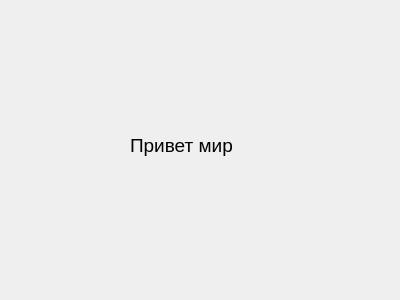
<?xml version="1.0" encoding="UTF-8"?>
<ui version="4.0">
 <class>SecondWindow</class>
 <widget class="QDialog" name="SecondWindow">
  <property name="geometry">
   <rect>
    <x>0</x>
    <y>0</y>
    <width>400</width>
    <height>300</height>
   </rect>
  </property>
  <property name="windowTitle">
   <string>Dialog</string>
  </property>
  <widget class="QLabel" name="label">
   <property name="geometry">
    <rect>
     <x>130</x>
     <y>120</y>
     <width>121</width>
     <height>51</height>
    </rect>
   </property>
   <property name="font">
    <font>
     <pointsize>14</pointsize>
    </font>
   </property>
   <property name="text">
    <string>Привет мир</string>
   </property>
  </widget>
 </widget>
 <resources/>
 <connections/>
</ui>
